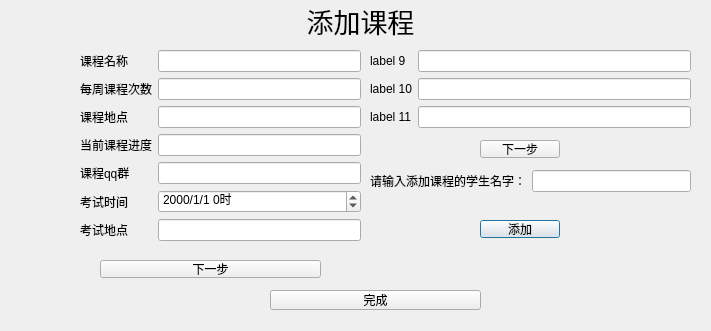
<?xml version="1.0" encoding="UTF-8"?>
<ui version="4.0">
 <class>AddCourse</class>
 <widget class="QDialog" name="AddCourse">
  <property name="geometry">
   <rect>
    <x>0</x>
    <y>0</y>
    <width>711</width>
    <height>331</height>
   </rect>
  </property>
  <property name="windowTitle">
   <string>Dialog</string>
  </property>
  <widget class="QLabel" name="label">
   <property name="geometry">
    <rect>
     <x>140</x>
     <y>-10</y>
     <width>441</width>
     <height>61</height>
    </rect>
   </property>
   <property name="font">
    <font>
     <pointsize>20</pointsize>
    </font>
   </property>
   <property name="text">
    <string>添加课程</string>
   </property>
   <property name="alignment">
    <set>Qt::AlignCenter</set>
   </property>
  </widget>
  <widget class="QWidget" name="formLayoutWidget">
   <property name="geometry">
    <rect>
     <x>80</x>
     <y>50</y>
     <width>281</width>
     <height>191</height>
    </rect>
   </property>
   <layout class="QFormLayout" name="formLayout">
    <item row="0" column="0">
     <widget class="QLabel" name="label_2">
      <property name="text">
       <string>课程名称</string>
      </property>
     </widget>
    </item>
    <item row="0" column="1">
     <widget class="QLineEdit" name="lineEdit"/>
    </item>
    <item row="1" column="0">
     <widget class="QLabel" name="label_3">
      <property name="text">
       <string>每周课程次数</string>
      </property>
     </widget>
    </item>
    <item row="1" column="1">
     <widget class="QLineEdit" name="lineEdit_2"/>
    </item>
    <item row="2" column="0">
     <widget class="QLabel" name="label_4">
      <property name="text">
       <string>课程地点</string>
      </property>
     </widget>
    </item>
    <item row="2" column="1">
     <widget class="QLineEdit" name="lineEdit_3"/>
    </item>
    <item row="3" column="0">
     <widget class="QLabel" name="label_5">
      <property name="text">
       <string>当前课程进度</string>
      </property>
     </widget>
    </item>
    <item row="3" column="1">
     <widget class="QLineEdit" name="lineEdit_4"/>
    </item>
    <item row="4" column="0">
     <widget class="QLabel" name="label_6">
      <property name="text">
       <string>课程qq群</string>
      </property>
     </widget>
    </item>
    <item row="4" column="1">
     <widget class="QLineEdit" name="lineEdit_5"/>
    </item>
    <item row="5" column="0">
     <widget class="QLabel" name="label_7">
      <property name="text">
       <string>考试时间</string>
      </property>
     </widget>
    </item>
    <item row="5" column="1">
     <widget class="QDateTimeEdit" name="dateTimeEdit">
      <property name="displayFormat">
       <string>yyyy/M/d H时</string>
      </property>
     </widget>
    </item>
    <item row="6" column="0">
     <widget class="QLabel" name="label_8">
      <property name="text">
       <string>考试地点</string>
      </property>
     </widget>
    </item>
    <item row="6" column="1">
     <widget class="QLineEdit" name="lineEdit_6"/>
    </item>
   </layout>
  </widget>
  <widget class="QWidget" name="formLayoutWidget_2">
   <property name="geometry">
    <rect>
     <x>370</x>
     <y>50</y>
     <width>321</width>
     <height>81</height>
    </rect>
   </property>
   <layout class="QFormLayout" name="formLayout_2">
    <item row="0" column="0">
     <widget class="QLabel" name="label_9">
      <property name="text">
       <string>label 9</string>
      </property>
     </widget>
    </item>
    <item row="0" column="1">
     <widget class="QLineEdit" name="lineEdit_7"/>
    </item>
    <item row="1" column="1">
     <widget class="QLineEdit" name="lineEdit_8"/>
    </item>
    <item row="1" column="0">
     <widget class="QLabel" name="label_10">
      <property name="text">
       <string>label 10</string>
      </property>
     </widget>
    </item>
    <item row="2" column="0">
     <widget class="QLabel" name="label_11">
      <property name="text">
       <string>label 11</string>
      </property>
     </widget>
    </item>
    <item row="2" column="1">
     <widget class="QLineEdit" name="lineEdit_9"/>
    </item>
   </layout>
  </widget>
  <widget class="QWidget" name="formLayoutWidget_3">
   <property name="geometry">
    <rect>
     <x>370</x>
     <y>170</y>
     <width>321</width>
     <height>31</height>
    </rect>
   </property>
   <layout class="QFormLayout" name="formLayout_3">
    <item row="0" column="0">
     <widget class="QLabel" name="label_12">
      <property name="text">
       <string>请输入添加课程的学生名字：</string>
      </property>
     </widget>
    </item>
    <item row="0" column="1">
     <widget class="QLineEdit" name="lineEdit_10"/>
    </item>
   </layout>
  </widget>
  <widget class="QPushButton" name="pushButton_4">
   <property name="geometry">
    <rect>
     <x>480</x>
     <y>220</y>
     <width>80</width>
     <height>18</height>
    </rect>
   </property>
   <property name="text">
    <string>添加</string>
   </property>
  </widget>
  <widget class="QPushButton" name="pushButton_5">
   <property name="geometry">
    <rect>
     <x>270</x>
     <y>290</y>
     <width>211</width>
     <height>20</height>
    </rect>
   </property>
   <property name="text">
    <string>完成</string>
   </property>
  </widget>
  <widget class="QPushButton" name="pushButton_3">
   <property name="geometry">
    <rect>
     <x>480</x>
     <y>140</y>
     <width>80</width>
     <height>18</height>
    </rect>
   </property>
   <property name="text">
    <string>下一步</string>
   </property>
  </widget>
  <widget class="QPushButton" name="pushButton_2">
   <property name="geometry">
    <rect>
     <x>100</x>
     <y>260</y>
     <width>221</width>
     <height>18</height>
    </rect>
   </property>
   <property name="text">
    <string>下一步</string>
   </property>
  </widget>
 </widget>
 <resources/>
 <connections>
  <connection>
   <sender>pushButton_5</sender>
   <signal>clicked()</signal>
   <receiver>AddCourse</receiver>
   <slot>close()</slot>
   <hints>
    <hint type="sourcelabel">
     <x>220</x>
     <y>299</y>
    </hint>
    <hint type="destinationlabel">
     <x>219</x>
     <y>165</y>
    </hint>
   </hints>
  </connection>
 </connections>
</ui>
